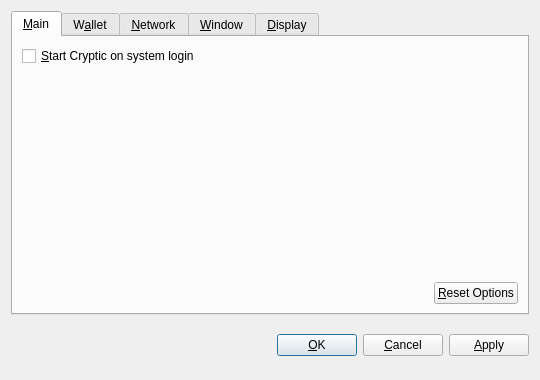
<?xml version="1.0" encoding="UTF-8"?>
<ui version="4.0">
 <class>OptionsDialog</class>
 <widget class="QDialog" name="OptionsDialog">
  <property name="geometry">
   <rect>
    <x>0</x>
    <y>0</y>
    <width>540</width>
    <height>380</height>
   </rect>
  </property>
  <property name="windowTitle">
   <string>Options</string>
  </property>
  <property name="modal">
   <bool>true</bool>
  </property>
  <layout class="QVBoxLayout" name="verticalLayout">
   <item>
    <widget class="QTabWidget" name="tabWidget">
     <property name="tabPosition">
      <enum>QTabWidget::North</enum>
     </property>
     <property name="currentIndex">
      <number>0</number>
     </property>
     <widget class="QWidget" name="tabMain">
      <attribute name="title">
       <string>&amp;Main</string>
      </attribute>
      <layout class="QVBoxLayout" name="verticalLayout_Main">
       <item>
        <widget class="QCheckBox" name="bitcoinAtStartup">
         <property name="toolTip">
          <string>Automatically start Cryptic after logging in to the system.</string>
         </property>
         <property name="text">
          <string>&amp;Start Cryptic on system login</string>
         </property>
        </widget>
       </item>
       <item>
        <spacer name="verticalSpacer_Main">
         <property name="orientation">
          <enum>Qt::Vertical</enum>
         </property>
         <property name="sizeHint" stdset="0">
          <size>
           <width>20</width>
           <height>40</height>
          </size>
         </property>
        </spacer>
       </item>
       <item>
        <layout class="QHBoxLayout" name="horizontalLayout_2_Main">
         <item>
          <spacer name="horizontalSpacer_2_Main">
           <property name="orientation">
            <enum>Qt::Horizontal</enum>
           </property>
           <property name="sizeHint" stdset="0">
            <size>
             <width>40</width>
             <height>20</height>
            </size>
           </property>
          </spacer>
         </item>
         <item>
          <widget class="QPushButton" name="resetButton">
           <property name="toolTip">
            <string>Reset all client options to default.</string>
           </property>
           <property name="text">
            <string>&amp;Reset Options</string>
           </property>
           <property name="autoDefault">
            <bool>false</bool>
           </property>
          </widget>
         </item>
        </layout>
       </item>
      </layout>
     </widget>
     <widget class="QWidget" name="tabWallet">
      <attribute name="title">
       <string>W&amp;allet</string>
      </attribute>
      <layout class="QVBoxLayout" name="verticalLayout_Network">
       <item>
        <widget class="QLabel" name="transactionFeeInfoLabel">
         <property name="text">
          <string>Optional transaction fee per kB that helps make sure your transactions are processed quickly. Most transactions are 1 kB.</string>
         </property>
         <property name="textFormat">
          <enum>Qt::PlainText</enum>
         </property>
         <property name="wordWrap">
          <bool>true</bool>
         </property>
        </widget>
       </item>
       <item>
        <layout class="QHBoxLayout" name="horizontalLayout_1_Main">
         <item>
          <widget class="QLabel" name="transactionFeeLabel">
           <property name="text">
            <string>Pay transaction &amp;fee</string>
           </property>
           <property name="textFormat">
            <enum>Qt::PlainText</enum>
           </property>
           <property name="buddy">
            <cstring>transactionFee</cstring>
           </property>
          </widget>
         </item>
         <item>
          <widget class="BitcoinAmountField" name="transactionFee"/>
         </item>
         <item>
          <spacer name="horizontalSpacer_1_Main">
           <property name="orientation">
            <enum>Qt::Horizontal</enum>
           </property>
           <property name="sizeHint" stdset="0">
            <size>
             <width>40</width>
             <height>20</height>
            </size>
           </property>
          </spacer>
         </item>
        </layout>
       </item>
       <item>
        <widget class="QLabel" name="label">
         <property name="text">
          <string>If you disable the spending of unconfirmed change, the change from a transaction cannot be used until that transaction has at least one confirmation. This also affects how your balance is computed.</string>
         </property>
         <property name="wordWrap">
          <bool>true</bool>
         </property>
        </widget>
       </item>
       <item>
        <widget class="QCheckBox" name="spendZeroConfChange">
         <property name="text">
          <string>Spend unconfirmed change  (experts only)</string>
         </property>
        </widget>
       </item>
       <item>
        <spacer name="verticalSpacer">
         <property name="orientation">
          <enum>Qt::Vertical</enum>
         </property>
         <property name="sizeHint" stdset="0">
          <size>
           <width>20</width>
           <height>40</height>
          </size>
         </property>
        </spacer>
       </item>
      </layout>
     </widget>
     <widget class="QWidget" name="tabNetwork">
      <attribute name="title">
       <string>&amp;Network</string>
      </attribute>
      <layout class="QVBoxLayout" name="verticalLayout_Network">
       <item>
        <widget class="QCheckBox" name="mapPortUpnp">
         <property name="toolTip">
          <string>Automatically open the Cryptic client port on the router. This only works when your router supports UPnP and it is enabled.</string>
         </property>
         <property name="text">
          <string>Map port using &amp;UPnP</string>
         </property>
        </widget>
       </item>
       <item>
        <widget class="QCheckBox" name="connectSocks">
         <property name="toolTip">
          <string>Connect to the Cryptic network through a SOCKS proxy (e.g. when connecting through Tor).</string>
         </property>
         <property name="text">
          <string>&amp;Connect through SOCKS proxy:</string>
         </property>
        </widget>
       </item>
       <item>
        <layout class="QHBoxLayout" name="horizontalLayout_Network">
         <item>
          <widget class="QLabel" name="proxyIpLabel">
           <property name="text">
            <string>Proxy &amp;IP:</string>
           </property>
           <property name="textFormat">
            <enum>Qt::PlainText</enum>
           </property>
           <property name="buddy">
            <cstring>proxyIp</cstring>
           </property>
          </widget>
         </item>
         <item>
          <widget class="QValidatedLineEdit" name="proxyIp">
           <property name="maximumSize">
            <size>
             <width>140</width>
             <height>16777215</height>
            </size>
           </property>
           <property name="toolTip">
            <string>IP address of the proxy (e.g. 127.0.0.1)</string>
           </property>
          </widget>
         </item>
         <item>
          <widget class="QLabel" name="proxyPortLabel">
           <property name="text">
            <string>&amp;Port:</string>
           </property>
           <property name="textFormat">
            <enum>Qt::PlainText</enum>
           </property>
           <property name="buddy">
            <cstring>proxyPort</cstring>
           </property>
          </widget>
         </item>
         <item>
          <widget class="QLineEdit" name="proxyPort">
           <property name="maximumSize">
            <size>
             <width>55</width>
             <height>16777215</height>
            </size>
           </property>
           <property name="toolTip">
            <string>Port of the proxy (e.g. 9050)</string>
           </property>
          </widget>
         </item>
         <item>
          <widget class="QLabel" name="socksVersionLabel">
           <property name="text">
            <string>SOCKS &amp;Version:</string>
           </property>
           <property name="textFormat">
            <enum>Qt::PlainText</enum>
           </property>
           <property name="buddy">
            <cstring>socksVersion</cstring>
           </property>
          </widget>
         </item>
         <item>
          <widget class="QValueComboBox" name="socksVersion">
           <property name="toolTip">
            <string>SOCKS version of the proxy (e.g. 5)</string>
           </property>
          </widget>
         </item>
         <item>
          <spacer name="horizontalSpacer_Network">
           <property name="orientation">
            <enum>Qt::Horizontal</enum>
           </property>
           <property name="sizeHint" stdset="0">
            <size>
             <width>40</width>
             <height>20</height>
            </size>
           </property>
          </spacer>
         </item>
        </layout>
       </item>
       <item>
        <spacer name="verticalSpacer_Network">
         <property name="orientation">
          <enum>Qt::Vertical</enum>
         </property>
         <property name="sizeHint" stdset="0">
          <size>
           <width>20</width>
           <height>40</height>
          </size>
         </property>
        </spacer>
       </item>
      </layout>
     </widget>
     <widget class="QWidget" name="tabWindow">
      <attribute name="title">
       <string>&amp;Window</string>
      </attribute>
      <layout class="QVBoxLayout" name="verticalLayout_Window">
       <item>
        <widget class="QCheckBox" name="minimizeToTray">
         <property name="toolTip">
          <string>Show only a tray icon after minimizing the window.</string>
         </property>
         <property name="text">
          <string>&amp;Minimize to the tray instead of the taskbar</string>
         </property>
        </widget>
       </item>
       <item>
        <widget class="QCheckBox" name="minimizeOnClose">
         <property name="toolTip">
          <string>Minimize instead of exit the application when the window is closed. When this option is enabled, the application will be closed only after selecting Quit in the menu.</string>
         </property>
         <property name="text">
          <string>M&amp;inimize on close</string>
         </property>
        </widget>
       </item>
       <item>
        <spacer name="verticalSpacer_Window">
         <property name="orientation">
          <enum>Qt::Vertical</enum>
         </property>
         <property name="sizeHint" stdset="0">
          <size>
           <width>20</width>
           <height>40</height>
          </size>
         </property>
        </spacer>
       </item>
      </layout>
     </widget>
     <widget class="QWidget" name="tabDisplay">
      <attribute name="title">
       <string>&amp;Display</string>
      </attribute>
      <layout class="QVBoxLayout" name="verticalLayout_Display">
       <item>
        <layout class="QHBoxLayout" name="horizontalLayout_1_Display">
         <item>
          <widget class="QLabel" name="langLabel">
           <property name="text">
            <string>User Interface &amp;language:</string>
           </property>
           <property name="textFormat">
            <enum>Qt::PlainText</enum>
           </property>
           <property name="buddy">
            <cstring>lang</cstring>
           </property>
          </widget>
         </item>
         <item>
          <widget class="QValueComboBox" name="lang">
           <property name="toolTip">
            <string>The user interface language can be set here. This setting will take effect after restarting Cryptic.</string>
           </property>
          </widget>
         </item>
        </layout>
       </item>
       <item>
        <layout class="QHBoxLayout" name="horizontalLayout_2_Display">
         <item>
          <widget class="QLabel" name="unitLabel">
           <property name="text">
            <string>&amp;Unit to show amounts in:</string>
           </property>
           <property name="textFormat">
            <enum>Qt::PlainText</enum>
           </property>
           <property name="buddy">
            <cstring>unit</cstring>
           </property>
          </widget>
         </item>
         <item>
          <widget class="QValueComboBox" name="unit">
           <property name="toolTip">
            <string>Choose the default subdivision unit to show in the interface and when sending coins.</string>
           </property>
          </widget>
         </item>
        </layout>
       </item>
       <item>
        <widget class="QCheckBox" name="displayAddresses">
         <property name="toolTip">
          <string>Whether to show Cryptic addresses in the transaction list or not.</string>
         </property>
         <property name="text">
          <string>&amp;Display addresses in transaction list</string>
         </property>
        </widget>
       </item>
       <item>
        <widget class="QCheckBox" name="coinControlFeatures">
         <property name="toolTip">
          <string>Whether to show coin control features or not.</string>
         </property>
         <property name="text">
          <string>Display coin &amp;control features (experts only!)</string>
         </property>
        </widget>
       </item>
       <item>
        <spacer name="verticalSpacer_Display">
         <property name="orientation">
          <enum>Qt::Vertical</enum>
         </property>
         <property name="sizeHint" stdset="0">
          <size>
           <width>20</width>
           <height>40</height>
          </size>
         </property>
        </spacer>
       </item>
      </layout>
     </widget>
    </widget>
   </item>
   <item>
    <layout class="QHBoxLayout" name="horizontalLayout_Buttons">
     <item>
      <spacer name="horizontalSpacer_1">
       <property name="orientation">
        <enum>Qt::Horizontal</enum>
       </property>
       <property name="sizeHint" stdset="0">
        <size>
         <width>40</width>
         <height>48</height>
        </size>
       </property>
      </spacer>
     </item>
     <item>
      <widget class="QLabel" name="statusLabel">
       <property name="font">
        <font>
         <weight>75</weight>
         <bold>true</bold>
        </font>
       </property>
       <property name="text">
        <string/>
       </property>
       <property name="textFormat">
        <enum>Qt::PlainText</enum>
       </property>
       <property name="wordWrap">
        <bool>true</bool>
       </property>
      </widget>
     </item>
     <item>
      <spacer name="horizontalSpacer_2">
       <property name="orientation">
        <enum>Qt::Horizontal</enum>
       </property>
       <property name="sizeHint" stdset="0">
        <size>
         <width>40</width>
         <height>48</height>
        </size>
       </property>
      </spacer>
     </item>
     <item>
      <widget class="QPushButton" name="okButton">
       <property name="text">
        <string>&amp;OK</string>
       </property>
      </widget>
     </item>
     <item>
      <widget class="QPushButton" name="cancelButton">
       <property name="text">
        <string>&amp;Cancel</string>
       </property>
       <property name="autoDefault">
        <bool>false</bool>
       </property>
      </widget>
     </item>
     <item>
      <widget class="QPushButton" name="applyButton">
       <property name="text">
        <string>&amp;Apply</string>
       </property>
       <property name="autoDefault">
        <bool>false</bool>
       </property>
      </widget>
     </item>
    </layout>
   </item>
  </layout>
 </widget>
 <customwidgets>
  <customwidget>
   <class>BitcoinAmountField</class>
   <extends>QSpinBox</extends>
   <header>bitcoinamountfield.h</header>
  </customwidget>
  <customwidget>
   <class>QValueComboBox</class>
   <extends>QComboBox</extends>
   <header>qvaluecombobox.h</header>
  </customwidget>
  <customwidget>
   <class>QValidatedLineEdit</class>
   <extends>QLineEdit</extends>
   <header>qvalidatedlineedit.h</header>
  </customwidget>
 </customwidgets>
 <resources/>
 <connections/>
</ui>
